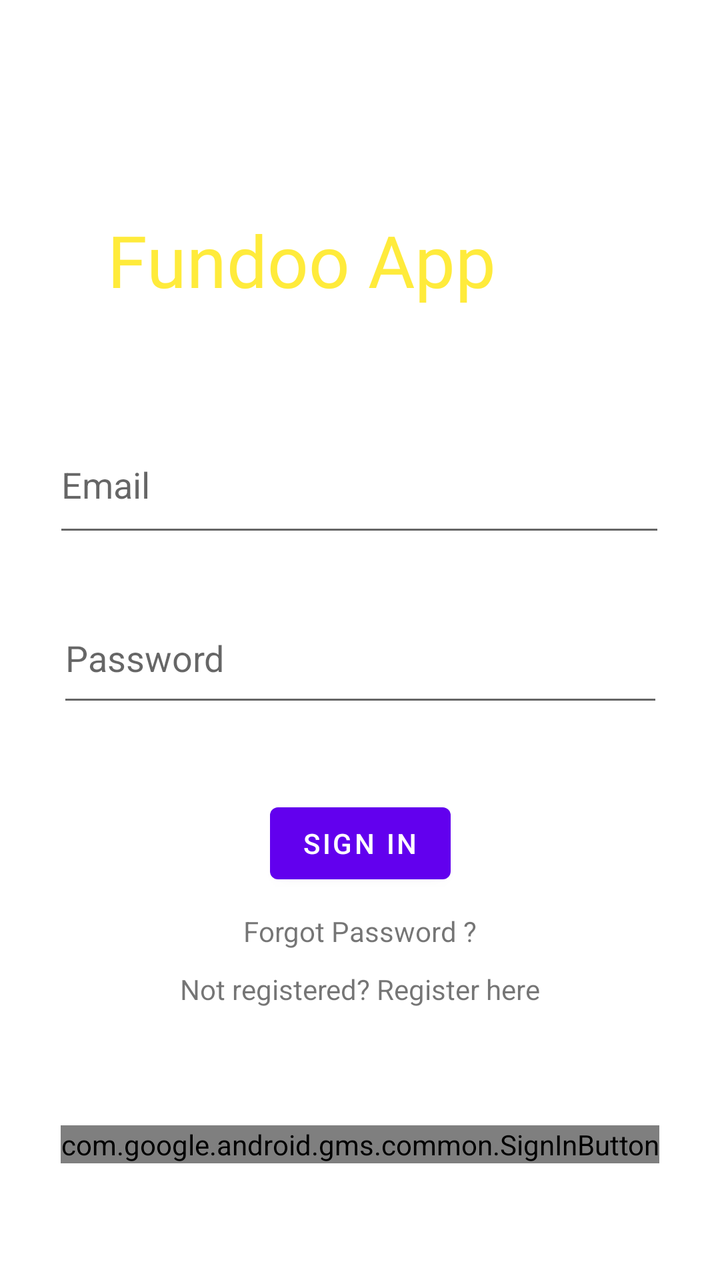
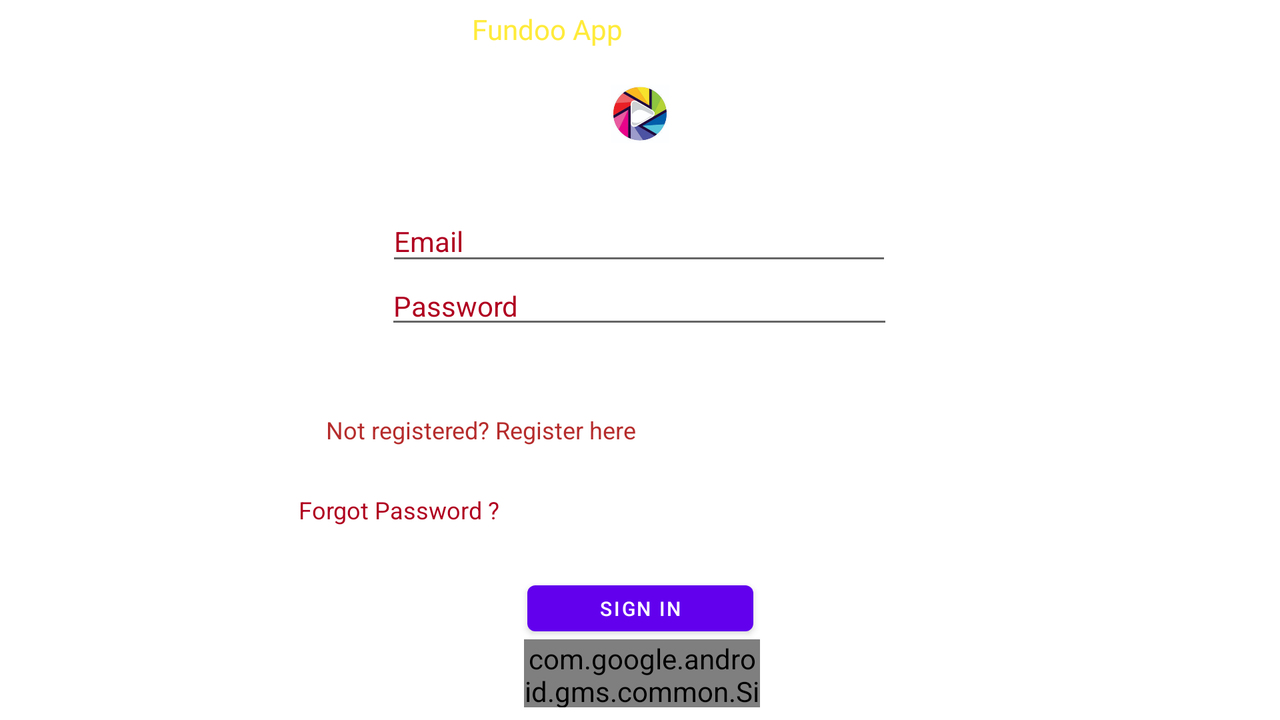

Compare how this app lays out the same screen by default and in its alternative resource folder. The renders come first, then the two layout files and the values they reference.
<!-- AndroidManifest.xml: application theme Theme.FundoApp -->
<!-- res/layout/activity_login.xml -->
<?xml version="1.0" encoding="utf-8"?>
<androidx.constraintlayout.widget.ConstraintLayout xmlns:android="http://schemas.android.com/apk/res/android"
    xmlns:app="http://schemas.android.com/apk/res-auto"
    xmlns:tools="http://schemas.android.com/tools"
    android:layout_width="match_parent"
    android:layout_height="match_parent"
    android:background="@drawable/walpaper"
    tools:context=".authentication.LoginActivity">

    <com.google.android.gms.common.SignInButton
        android:id="@+id/sign_in_button"
        android:layout_width="wrap_content"
        android:layout_height="wrap_content"
        app:layout_constraintBottom_toBottomOf="parent"
        app:layout_constraintEnd_toEndOf="parent"
        app:layout_constraintStart_toStartOf="parent"
        app:layout_constraintTop_toBottomOf="@+id/textView" />

    <TextView
        android:id="@+id/textView1"
        android:layout_width="253dp"
        android:layout_height="83dp"
        android:fontFamily="@font/aclonica"
        android:text="@string/fundoo_app"
        android:textColor="#FFEB3B"
        android:textSize="36sp"
        app:layout_constraintBottom_toBottomOf="parent"
        app:layout_constraintEnd_toEndOf="parent"
        app:layout_constraintStart_toStartOf="parent"
        app:layout_constraintTop_toTopOf="parent"
        app:layout_constraintVertical_bias="0.19" />

    <EditText
        android:id="@+id/editText"
        android:layout_width="306dp"
        android:layout_height="65dp"
        android:layout_marginStart="84dp"
        android:layout_marginLeft="84dp"
        android:layout_marginTop="152dp"
        android:layout_marginEnd="85dp"
        android:layout_marginRight="85dp"
        android:layout_marginBottom="313dp"
        android:autofillHints=""
        android:ems="10"
        android:hint="@string/email"
        android:inputType="textEmailAddress"
        app:layout_constraintBottom_toBottomOf="parent"
        app:layout_constraintEnd_toEndOf="parent"
        app:layout_constraintStart_toStartOf="parent"
        app:layout_constraintTop_toTopOf="parent"
        app:layout_constraintVertical_bias="0.511" />

    <EditText
        android:id="@+id/editText2"
        android:layout_width="303dp"
        android:layout_height="62dp"
        android:layout_marginStart="85dp"
        android:layout_marginTop="8dp"
        android:layout_marginEnd="85dp"
        android:layout_marginBottom="8dp"
        android:autofillHints=""
        android:ems="10"
        android:hint="@string/password"
        android:inputType="textPassword"
        app:layout_constraintBottom_toBottomOf="parent"
        app:layout_constraintEnd_toEndOf="parent"
        app:layout_constraintStart_toStartOf="parent"
        app:layout_constraintTop_toBottomOf="@+id/editText"
        app:layout_constraintVertical_bias="0.052" />

    <TextView
        android:id="@+id/textView"
        android:layout_width="wrap_content"
        android:layout_height="wrap_content"
        android:layout_marginStart="163dp"
        android:layout_marginEnd="163dp"
        android:layout_marginBottom="136dp"
        android:text="@string/not_registered_sign_up_here"
        app:layout_constraintBottom_toBottomOf="parent"
        app:layout_constraintEnd_toEndOf="parent"
        app:layout_constraintStart_toStartOf="parent" />

    <Button
        android:id="@+id/button2"
        android:layout_width="wrap_content"
        android:layout_height="wrap_content"
        android:layout_marginStart="8dp"
        android:layout_marginTop="8dp"
        android:layout_marginEnd="8dp"
        android:layout_marginBottom="8dp"
        android:text="@string/sign_in"
        app:layout_constraintBottom_toTopOf="@+id/textView"
        app:layout_constraintEnd_toEndOf="parent"
        app:layout_constraintStart_toStartOf="parent"
        app:layout_constraintTop_toBottomOf="@+id/editText2" />

    <TextView
        android:id="@+id/textView3"
        android:layout_width="wrap_content"
        android:layout_height="wrap_content"
        android:text="Forgot Password ?"
        app:layout_constraintBottom_toTopOf="@+id/textView"
        app:layout_constraintEnd_toEndOf="parent"
        app:layout_constraintStart_toStartOf="parent"
        app:layout_constraintTop_toBottomOf="@+id/button2" />


</androidx.constraintlayout.widget.ConstraintLayout>
<!-- resources referenced by this layout -->
<resources>
  <string name="email">Email</string>
  <string name="fundoo_app">Fundoo App</string>
  <string name="not_registered_sign_up_here">Not registered? Register here</string>
  <string name="password">Password</string>
  <string name="sign_in">Sign In</string>
  <style name="Theme.FundoApp" parent="Theme.MaterialComponents.DayNight.DarkActionBar">
          
          <item name="colorPrimary">@color/purple_500</item>
          <item name="colorPrimaryVariant">@color/purple_700</item>
          <item name="colorOnPrimary">@color/white</item>
          
          <item name="colorSecondary">@color/teal_200</item>
          <item name="colorSecondaryVariant">@color/teal_700</item>
          <item name="colorOnSecondary">@color/black</item>
          
          <item name="android:statusBarColor" tools:targetApi="l">?attr/colorPrimaryVariant</item>
          
      </style>
</resources>
<!-- res/layout-w600dp-land/activity_login.xml (the repository's variant of the layout above) -->
<!-- drawn on the phone turned sideways -->
<?xml version="1.0" encoding="utf-8"?>
<androidx.constraintlayout.widget.ConstraintLayout xmlns:android="http://schemas.android.com/apk/res/android"
    xmlns:app="http://schemas.android.com/apk/res-auto"
    xmlns:tools="http://schemas.android.com/tools"
    android:layout_width="match_parent"
    android:layout_height="match_parent"
    android:background="@drawable/walpaper"
    tools:context=".authentication.LoginActivity">

    <com.google.android.gms.common.SignInButton
        android:id="@+id/sign_in_button"
        android:layout_width="118dp"
        android:layout_height="34dp"
        app:layout_constraintBottom_toBottomOf="parent"
        app:layout_constraintEnd_toEndOf="parent"
        app:layout_constraintHorizontal_bias="0.502"
        app:layout_constraintStart_toStartOf="parent"
        app:layout_constraintTop_toBottomOf="@+id/textView"
        app:layout_constraintVertical_bias="0.937" />

    <TextView
        android:id="@+id/textView1"
        android:layout_width="177dp"
        android:layout_height="24dp"
        android:fontFamily="@font/aclonica"
        android:text="@string/fundoo_app"
        android:textColor="#FFEB3B"
        android:textSize="14sp"
        app:layout_constraintBottom_toBottomOf="parent"
        app:layout_constraintEnd_toEndOf="parent"
        app:layout_constraintHorizontal_bias="0.51"
        app:layout_constraintStart_toStartOf="parent"
        app:layout_constraintTop_toTopOf="parent"
        app:layout_constraintVertical_bias="0.015" />

    <EditText
        android:id="@+id/editText"
        android:layout_width="253dp"
        android:layout_height="37dp"
        android:layout_marginStart="84dp"
        android:layout_marginLeft="84dp"
        android:layout_marginEnd="85dp"
        android:layout_marginRight="85dp"
        android:autofillHints=""
        android:ems="10"
        android:hint="@string/email"
        android:inputType="textEmailAddress"
        android:textColorHighlight="@color/design_default_color_error"
        android:textColorHint="@color/design_default_color_error"
        android:textSize="14sp"
        app:layout_constraintBottom_toBottomOf="parent"
        app:layout_constraintEnd_toEndOf="parent"
        app:layout_constraintStart_toStartOf="parent"
        app:layout_constraintTop_toTopOf="parent"
        app:layout_constraintVertical_bias="0.312" />

    <EditText
        android:id="@+id/editText2"
        android:layout_width="254dp"
        android:layout_height="36dp"
        android:layout_marginStart="85dp"
        android:layout_marginTop="8dp"
        android:layout_marginEnd="85dp"
        android:autofillHints=""
        android:ems="10"
        android:hint="@string/password"
        android:inputType="textPassword"
        android:textColorHint="@color/design_default_color_error"
        android:textColorLink="@color/purple_500"
        android:textSize="14sp"
        app:layout_constraintBottom_toBottomOf="parent"
        app:layout_constraintEnd_toEndOf="parent"
        app:layout_constraintHorizontal_bias="0.498"
        app:layout_constraintStart_toStartOf="parent"
        app:layout_constraintTop_toTopOf="parent"
        app:layout_constraintVertical_bias="0.397" />

    <TextView
        android:id="@+id/textView"
        android:layout_width="429dp"
        android:layout_height="20dp"
        android:layout_marginStart="163dp"
        android:layout_marginEnd="163dp"
        android:text="@string/not_registered_sign_up_here"
        android:textColor="#B62C2C"
        android:textSize="12sp"
        app:layout_constraintBottom_toBottomOf="parent"
        app:layout_constraintEnd_toEndOf="parent"
        app:layout_constraintHorizontal_bias="0.0"
        app:layout_constraintStart_toStartOf="parent"
        app:layout_constraintTop_toTopOf="parent"
        app:layout_constraintVertical_bias="0.608" />

    <Button
        android:id="@+id/button2"
        android:layout_width="113dp"
        android:layout_height="35dp"
        android:layout_marginStart="8dp"
        android:layout_marginTop="8dp"
        android:layout_marginEnd="8dp"
        android:text="@string/sign_in"
        android:textSize="10sp"
        app:layout_constraintBottom_toBottomOf="parent"
        app:layout_constraintEnd_toEndOf="parent"
        app:layout_constraintStart_toStartOf="parent"
        app:layout_constraintTop_toBottomOf="@+id/editText2"
        app:layout_constraintVertical_bias="0.741" />

    <TextView
        android:id="@+id/textView3"
        android:layout_width="340dp"
        android:layout_height="21dp"
        android:text="Forgot Password ?"
        android:textColor="@color/design_default_color_error"
        android:textSize="12sp"
        app:layout_constraintBottom_toBottomOf="parent"
        app:layout_constraintEnd_toEndOf="parent"
        app:layout_constraintHorizontal_bias="0.498"
        app:layout_constraintStart_toStartOf="parent"
        app:layout_constraintTop_toTopOf="parent"
        app:layout_constraintVertical_bias="0.728" />

    <ImageView
        android:id="@+id/imageView2"
        android:layout_width="46dp"
        android:layout_height="29dp"
        app:layout_constraintBottom_toBottomOf="parent"
        app:layout_constraintEnd_toEndOf="parent"
        app:layout_constraintStart_toStartOf="parent"
        app:layout_constraintTop_toTopOf="parent"
        app:layout_constraintVertical_bias="0.128"
        app:srcCompat="@drawable/image" />


</androidx.constraintlayout.widget.ConstraintLayout>
<!-- resources referenced by the variant -->
<!-- as the phone turned sideways resolves them -->
<resources>
  <!-- drawable image: jpg bitmap (drawable-v24, 576964 bytes) -->
  <string name="email">Email</string>
  <string name="fundoo_app">Fundoo App</string>
  <string name="not_registered_sign_up_here">Not registered? Register here</string>
  <string name="password">Password</string>
  <string name="sign_in">Sign In</string>
  <style name="Theme.FundoApp" parent="Theme.MaterialComponents.DayNight.DarkActionBar">
          
          <item name="colorPrimary">@color/purple_500</item>
          <item name="colorPrimaryVariant">@color/purple_700</item>
          <item name="colorOnPrimary">@color/white</item>
          
          <item name="colorSecondary">@color/teal_200</item>
          <item name="colorSecondaryVariant">@color/teal_700</item>
          <item name="colorOnSecondary">@color/black</item>
          
          <item name="android:statusBarColor" tools:targetApi="l">?attr/colorPrimaryVariant</item>
          
      </style>
</resources>
